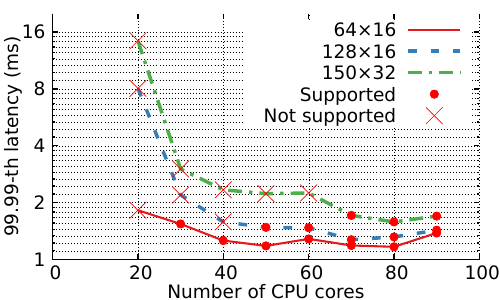

This figure's gnuplot source:
set terminal pdfcairo
set output 'fig_9999_latency_core.pdf'
set style line 1 \
	linecolor rgb '#a00000' \
	linetype 1 linewidth 2
set style line 2 \
	linecolor rgb '#00a000' \
	linetype 2 linewidth 2
set style line 3 \
	linecolor rgb '#0000a0' \
	linetype 3 linewidth 2
set style line 4 \
	linecolor rgb '#a0a000' \
	linetype 4 linewidth 2
set style line 5 \
	linecolor rgb '#a000a0' \
	linetype 5 linewidth 2
set style line 6 \
	linecolor rgb '#00a0a0' \
	linetype 6 linewidth 2
set xr [0:100]
set yr [:20]
set xtics font ', 20'
set ytics font ', 20'
set xlabel 'Number of CPU cores' font 'Times-Roman,20'
set ylabel '99.99-th latency (ms)' font 'Times-Roman,20'
set key top right font 'Times-Roman,20'
set grid xtics ytics mxtics mytics
set logscale y
set ytics 1,2,16
set style line 501 lt 1 lc rgb "#000000" lw 2
set border 3 ls 501
# set mxtics 1
# set mytics 1
# plot 'fig_9999_latency_core.txt' using ($1/1.):($2/1.) title '64×8' with lines linestyle 1 lw 3, \
# 	'fig_9999_latency_core.txt' using ($1/1.):($4/1.) title '64×16' with lines linestyle 2 lw 3, \
#     'fig_9999_latency_core.txt' using ($1/1.):($6/1.) title '64×32' with lines linestyle 3 lw 3, \
# 	'fig_9999_latency_core.txt' using ($1/1.):($8/1.) title '128×16' with lines linestyle 4 lw 3, \
# 	'fig_9999_latency_core.txt' using ($1/1.):($10/1.) title '128×32' with lines linestyle 5 lw 3, \
# 	'fig_9999_latency_core.txt' using ($1/1.):($12/1.) title '150×32' with lines linestyle 6 lw 3, \
# 	'fig_9999_latency_core.txt' using ($1/1.):($3==1?$2/1.:1/0) title "Supported" pt 7 ps 0.5 lc rgb "red", \
# 	'fig_9999_latency_core.txt' using ($1/1.):($5==1?$4/1.:1/0) notitle pt 7 ps 0.5 lc rgb "red", \
# 	'fig_9999_latency_core.txt' using ($1/1.):($7==1?$6/1.:1/0) notitle pt 7 ps 0.5 lc rgb "red", \
# 	'fig_9999_latency_core.txt' using ($1/1.):($9==1?$8/1.:1/0) notitle pt 7 ps 0.5 lc rgb "red", \
# 	'fig_9999_latency_core.txt' using ($1/1.):($11==1?$10/1.:1/0) notitle pt 7 ps 0.5 lc rgb "red", \
# 	'fig_9999_latency_core.txt' using ($1/1.):($13==1?$12/1.:1/0) notitle pt 7 ps 0.5 lc rgb "red", \
# 	'fig_9999_latency_core.txt' using ($1/1.):($3==0?$2/1.:1/0) title "Not supported" pt 2 ps 1 lc rgb "red", \
# 	'fig_9999_latency_core.txt' using ($1/1.):($5==0?$4/1.:1/0) notitle pt 2 ps 1 lc rgb "red", \
# 	'fig_9999_latency_core.txt' using ($1/1.):($7==0?$6/1.:1/0) notitle pt 2 ps 1 lc rgb "red", \
# 	'fig_9999_latency_core.txt' using ($1/1.):($9==0?$8/1.:1/0) notitle pt 2 ps 1 lc rgb "red", \
# 	'fig_9999_latency_core.txt' using ($1/1.):($11==0?$10/1.:1/0) notitle pt 2 ps 1 lc rgb "red", \
# 	'fig_9999_latency_core.txt' using ($1/1.):($13==0?$12/1.:1/0) notitle pt 2 ps 1 lc rgb "red"
plot 'fig_9999_latency_core.txt' using ($1/1.):($4/1.) title '64×16' with lines linestyle 2 lw 3 lc rgb "#e41a1c" dt 1, \
	'fig_9999_latency_core.txt' using ($1/1.):($8/1.) title '128×16' with lines linestyle 4 lw 5 lc rgb "#377eb8" dt 2, \
	'fig_9999_latency_core.txt' using ($1/1.):($12/1.) title '150×32' with lines linestyle 6 lw 5 lc rgb "#4daf4a" dt 4, \
	'fig_9999_latency_core.txt' using ($1/1.):($5==1?$4/1.:1/0) title "Supported" pt 7 ps 1 lc rgb "red", \
	'fig_9999_latency_core.txt' using ($1/1.):($9==1?$8/1.:1/0) notitle pt 7 ps 1 lc rgb "red", \
	'fig_9999_latency_core.txt' using ($1/1.):($13==1?$12/1.:1/0) notitle pt 7 ps 1 lc rgb "red", \
	'fig_9999_latency_core.txt' using ($1/1.):($5==0?$4/1.:1/0) title "Not supported" pt 2 ps 2 lc rgb "red", \
	'fig_9999_latency_core.txt' using ($1/1.):($9==0?$8/1.:1/0) notitle pt 2 ps 2 lc rgb "red", \
	'fig_9999_latency_core.txt' using ($1/1.):($13==0?$12/1.:1/0) notitle pt 2 ps 2 lc rgb "red"